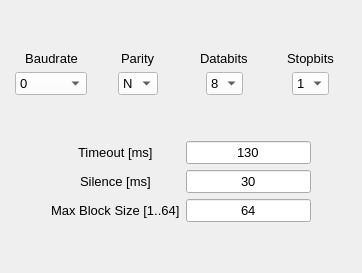
     <widget class="QWidget" name="SERIAL_PORT_0">
      <attribute name="title">
       <string>SERIAL PORT 0</string>
      </attribute>
      <layout class="QVBoxLayout" name="verticalLayout_3">
       <item>
        <layout class="QGridLayout" name="gridLayout_2">
         <property name="spacing">
          <number>6</number>
         </property>
         <item row="0" column="0">
          <spacer name="verticalSpacer_4">
           <property name="orientation">
            <enum>Qt::Vertical</enum>
           </property>
           <property name="sizeHint" stdset="0">
            <size>
             <width>20</width>
             <height>40</height>
            </size>
           </property>
          </spacer>
         </item>
         <item row="2" column="2" alignment="Qt::AlignHCenter">
          <widget class="QComboBox" name="comboBox_Databits_SERIAL_PORT_0">
           <property name="sizePolicy">
            <sizepolicy hsizetype="Fixed" vsizetype="Fixed">
             <horstretch>0</horstretch>
             <verstretch>0</verstretch>
            </sizepolicy>
           </property>
           <property name="font">
            <font>
             <pointsize>10</pointsize>
            </font>
           </property>
           <property name="styleSheet">
            <string notr="true">background-color: rgb(255, 255, 255);</string>
           </property>
           <property name="currentIndex">
            <number>3</number>
           </property>
           <item>
            <property name="text">
             <string>5</string>
            </property>
           </item>
           <item>
            <property name="text">
             <string>6</string>
            </property>
           </item>
           <item>
            <property name="text">
             <string>7</string>
            </property>
           </item>
           <item>
            <property name="text">
             <string>8</string>
            </property>
           </item>
           <item>
            <property name="text">
             <string>9</string>
            </property>
           </item>
          </widget>
         </item>
         <item row="2" column="3" alignment="Qt::AlignHCenter">
          <widget class="QComboBox" name="comboBox_Stopbits_SERIAL_PORT_0">
           <property name="sizePolicy">
            <sizepolicy hsizetype="Fixed" vsizetype="Fixed">
             <horstretch>0</horstretch>
             <verstretch>0</verstretch>
            </sizepolicy>
           </property>
           <property name="font">
            <font>
             <pointsize>10</pointsize>
            </font>
           </property>
           <property name="styleSheet">
            <string notr="true">background-color: rgb(255, 255, 255);</string>
           </property>
           <property name="currentIndex">
            <number>0</number>
           </property>
           <item>
            <property name="text">
             <string>1</string>
            </property>
           </item>
           <item>
            <property name="text">
             <string>2</string>
            </property>
           </item>
          </widget>
         </item>
         <item row="2" column="1" alignment="Qt::AlignHCenter">
          <widget class="QComboBox" name="comboBox_Parity_SERIAL_PORT_0">
           <property name="sizePolicy">
            <sizepolicy hsizetype="Fixed" vsizetype="Fixed">
             <horstretch>0</horstretch>
             <verstretch>0</verstretch>
            </sizepolicy>
           </property>
           <property name="font">
            <font>
             <pointsize>10</pointsize>
            </font>
           </property>
           <property name="styleSheet">
            <string notr="true">background-color: rgb(255, 255, 255);</string>
           </property>
           <item>
            <property name="text">
             <string>N</string>
            </property>
           </item>
           <item>
            <property name="text">
             <string>E</string>
            </property>
           </item>
           <item>
            <property name="text">
             <string>O</string>
            </property>
           </item>
          </widget>
         </item>
         <item row="1" column="1" alignment="Qt::AlignHCenter">
          <widget class="QLabel" name="label_Parity_SERIAL_PORT_0">
           <property name="sizePolicy">
            <sizepolicy hsizetype="Preferred" vsizetype="Fixed">
             <horstretch>0</horstretch>
             <verstretch>0</verstretch>
            </sizepolicy>
           </property>
           <property name="font">
            <font>
             <pointsize>10</pointsize>
            </font>
           </property>
           <property name="text">
            <string>Parity</string>
           </property>
           <property name="buddy">
            <cstring>comboBox_Parity_SERIAL_PORT_0</cstring>
           </property>
          </widget>
         </item>
         <item row="1" column="3" alignment="Qt::AlignHCenter">
          <widget class="QLabel" name="label_Stopbits_SERIAL_PORT_0">
           <property name="sizePolicy">
            <sizepolicy hsizetype="Preferred" vsizetype="Fixed">
             <horstretch>0</horstretch>
             <verstretch>0</verstretch>
            </sizepolicy>
           </property>
           <property name="font">
            <font>
             <pointsize>10</pointsize>
            </font>
           </property>
           <property name="text">
            <string>Stopbits</string>
           </property>
           <property name="buddy">
            <cstring>comboBox_Stopbits_SERIAL_PORT_0</cstring>
           </property>
          </widget>
         </item>
         <item row="2" column="0" alignment="Qt::AlignHCenter">
          <widget class="QComboBox" name="comboBox_Baudrate_SERIAL_PORT_0">
           <property name="sizePolicy">
            <sizepolicy hsizetype="Preferred" vsizetype="Preferred">
             <horstretch>0</horstretch>
             <verstretch>0</verstretch>
            </sizepolicy>
           </property>
           <property name="font">
            <font>
             <pointsize>10</pointsize>
            </font>
           </property>
           <property name="focusPolicy">
            <enum>Qt::WheelFocus</enum>
           </property>
           <property name="styleSheet">
            <string notr="true">background-color: rgb(255, 255, 255);</string>
           </property>
           <property name="currentIndex">
            <number>0</number>
           </property>
           <item>
            <property name="text">
             <string>0</string>
            </property>
           </item>
           <item>
            <property name="text">
             <string>2400</string>
            </property>
           </item>
           <item>
            <property name="text">
             <string>4800</string>
            </property>
           </item>
           <item>
            <property name="text">
             <string>9600</string>
            </property>
           </item>
           <item>
            <property name="text">
             <string>19200</string>
            </property>
           </item>
           <item>
            <property name="text">
             <string>38400</string>
            </property>
           </item>
           <item>
            <property name="text">
             <string>57600</string>
            </property>
           </item>
           <item>
            <property name="text">
             <string>115200</string>
            </property>
           </item>
           <item>
            <property name="text">
             <string>225000</string>
            </property>
           </item>
           <item>
            <property name="text">
             <string>230400</string>
            </property>
           </item>
          </widget>
         </item>
         <item row="1" column="0" alignment="Qt::AlignHCenter">
          <widget class="QLabel" name="label_Baudrate_SERIAL_PORT_0">
           <property name="sizePolicy">
            <sizepolicy hsizetype="Fixed" vsizetype="Fixed">
             <horstretch>0</horstretch>
             <verstretch>0</verstretch>
            </sizepolicy>
           </property>
           <property name="font">
            <font>
             <pointsize>10</pointsize>
            </font>
           </property>
           <property name="styleSheet">
            <string notr="true"/>
           </property>
           <property name="frameShadow">
            <enum>QFrame::Plain</enum>
           </property>
           <property name="text">
            <string>Baudrate</string>
           </property>
           <property name="alignment">
            <set>Qt::AlignCenter</set>
           </property>
           <property name="wordWrap">
            <bool>false</bool>
           </property>
           <property name="buddy">
            <cstring>comboBox_Baudrate_SERIAL_PORT_0</cstring>
           </property>
          </widget>
         </item>
         <item row="1" column="2" alignment="Qt::AlignHCenter">
          <widget class="QLabel" name="label_Databits_SERIAL_PORT_0">
           <property name="sizePolicy">
            <sizepolicy hsizetype="Preferred" vsizetype="Fixed">
             <horstretch>0</horstretch>
             <verstretch>0</verstretch>
            </sizepolicy>
           </property>
           <property name="font">
            <font>
             <pointsize>10</pointsize>
            </font>
           </property>
           <property name="text">
            <string>Databits</string>
           </property>
           <property name="buddy">
            <cstring>comboBox_Databits_SERIAL_PORT_0</cstring>
           </property>
          </widget>
         </item>
         <item row="3" column="0">
          <spacer name="verticalSpacer_5">
           <property name="orientation">
            <enum>Qt::Vertical</enum>
           </property>
           <property name="sizeHint" stdset="0">
            <size>
             <width>20</width>
             <height>40</height>
            </size>
           </property>
          </spacer>
         </item>
        </layout>
       </item>
       <item>
        <layout class="QGridLayout" name="gridLayout_3">
         <item row="0" column="0">
          <spacer name="horizontalSpacer_2">
           <property name="orientation">
            <enum>Qt::Horizontal</enum>
           </property>
           <property name="sizeHint" stdset="0">
            <size>
             <width>40</width>
             <height>20</height>
            </size>
           </property>
          </spacer>
         </item>
         <item row="1" column="3">
          <spacer name="horizontalSpacer">
           <property name="orientation">
            <enum>Qt::Horizontal</enum>
           </property>
           <property name="sizeHint" stdset="0">
            <size>
             <width>40</width>
             <height>20</height>
            </size>
           </property>
          </spacer>
         </item>
         <item row="1" column="1" alignment="Qt::AlignHCenter">
          <widget class="QLabel" name="label_Silence_SERIAL_PORT_0">
           <property name="font">
            <font>
             <pointsize>10</pointsize>
            </font>
           </property>
           <property name="text">
            <string>Silence [ms]</string>
           </property>
           <property name="buddy">
            <cstring>lineEdit_Silence_SERIAL_PORT_0</cstring>
           </property>
          </widget>
         </item>
         <item row="0" column="1" alignment="Qt::AlignHCenter">
          <widget class="QLabel" name="label_Timeout_SERIAL_PORT_0">
           <property name="font">
            <font>
             <pointsize>10</pointsize>
            </font>
           </property>
           <property name="text">
            <string>Timeout [ms]</string>
           </property>
           <property name="buddy">
            <cstring>lineEdit_Timeout_SERIAL_PORT_0</cstring>
           </property>
          </widget>
         </item>
         <item row="3" column="1">
          <spacer name="verticalSpacer_6">
           <property name="orientation">
            <enum>Qt::Vertical</enum>
           </property>
           <property name="sizeHint" stdset="0">
            <size>
             <width>20</width>
             <height>40</height>
            </size>
           </property>
          </spacer>
         </item>
         <item row="0" column="2">
          <widget class="QLineEdit" name="lineEdit_Timeout_SERIAL_PORT_0">
           <property name="sizePolicy">
            <sizepolicy hsizetype="Preferred" vsizetype="Fixed">
             <horstretch>0</horstretch>
             <verstretch>0</verstretch>
            </sizepolicy>
           </property>
           <property name="font">
            <font>
             <pointsize>10</pointsize>
            </font>
           </property>
           <property name="focusPolicy">
            <enum>Qt::StrongFocus</enum>
           </property>
           <property name="text">
            <string>130</string>
           </property>
           <property name="alignment">
            <set>Qt::AlignCenter</set>
           </property>
          </widget>
         </item>
         <item row="1" column="2">
          <widget class="QLineEdit" name="lineEdit_Silence_SERIAL_PORT_0">
           <property name="sizePolicy">
            <sizepolicy hsizetype="Preferred" vsizetype="Fixed">
             <horstretch>0</horstretch>
             <verstretch>0</verstretch>
            </sizepolicy>
           </property>
           <property name="font">
            <font>
             <pointsize>10</pointsize>
            </font>
           </property>
           <property name="focusPolicy">
            <enum>Qt::StrongFocus</enum>
           </property>
           <property name="text">
            <string>30</string>
           </property>
           <property name="alignment">
            <set>Qt::AlignCenter</set>
           </property>
          </widget>
         </item>
         <item row="2" column="1">
          <widget class="QLabel" name="label_MaxBlockSize_SERIAL_PORT_0">
           <property name="font">
            <font>
             <pointsize>10</pointsize>
            </font>
           </property>
           <property name="text">
            <string>Max Block Size [1..64]</string>
           </property>
           <property name="buddy">
            <cstring>lineEdit_MaxBlockSize_SERIAL_PORT_0</cstring>
           </property>
          </widget>
         </item>
         <item row="2" column="2">
          <widget class="QLineEdit" name="lineEdit_MaxBlockSize_SERIAL_PORT_0">
           <property name="sizePolicy">
            <sizepolicy hsizetype="Preferred" vsizetype="Fixed">
             <horstretch>0</horstretch>
             <verstretch>0</verstretch>
            </sizepolicy>
           </property>
           <property name="font">
            <font>
             <pointsize>10</pointsize>
            </font>
           </property>
           <property name="focusPolicy">
            <enum>Qt::StrongFocus</enum>
           </property>
           <property name="text">
            <string>64</string>
           </property>
           <property name="alignment">
            <set>Qt::AlignCenter</set>
           </property>
          </widget>
         </item>
        </layout>
       </item>
      </layout>
     </widget>
